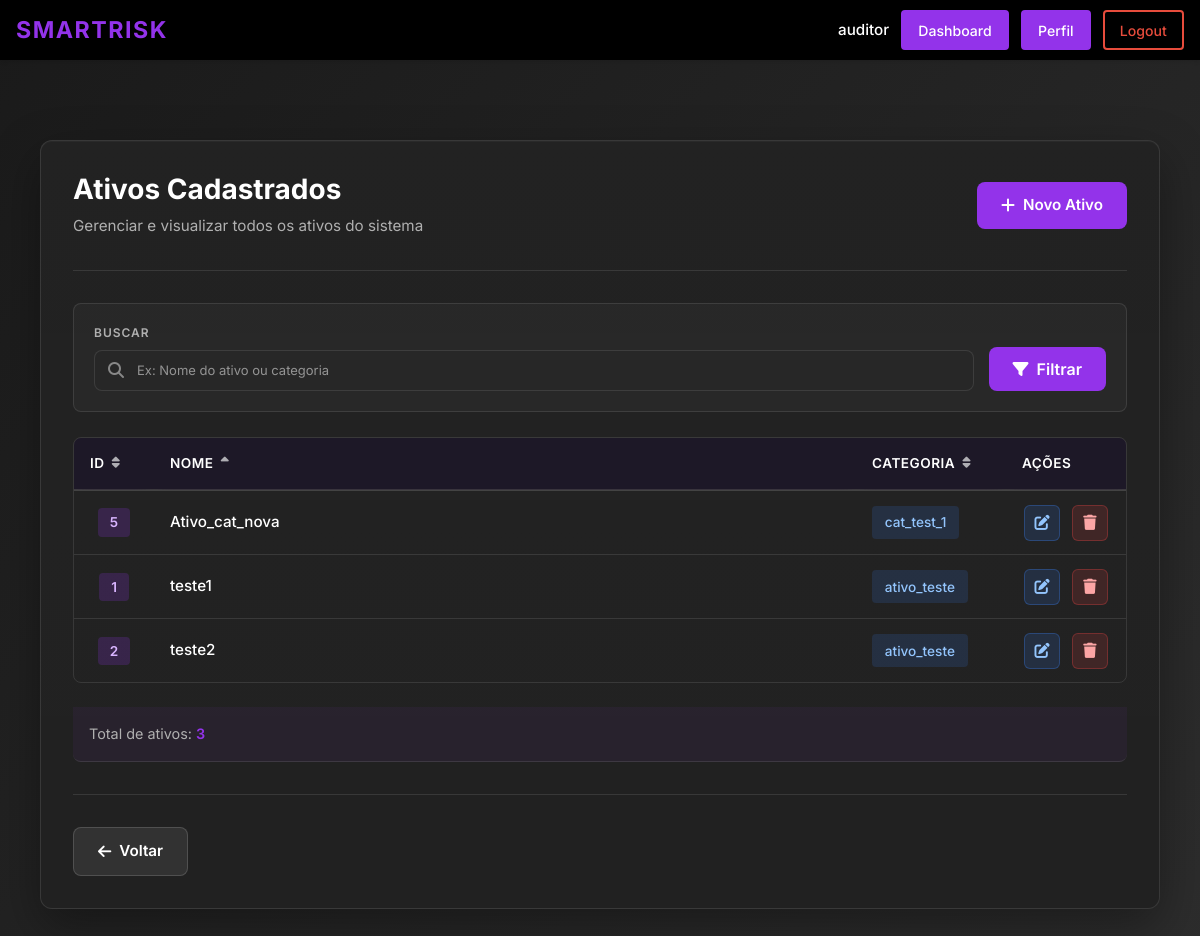
Screenshot of /lista_ativos/ (signed in) with the database file from the repository.
### ismsapp/models.py (models this page shows, shortened)
class Ativo(models.Model):
    """Name/identifier of the asset (e.g., 'Servidor de Banco de Dados Prod-01')."""
    nome = models.CharField(
        max_length=255,
        default="Ativo",
        help_text="Nome único ou identificador do ativo (ex.: 'Servidor de Banco de Dados Prod-01').",
    )
    """Foreign key to the asset category that classifies this asset."""
    categoria = models.ForeignKey(
        CategoriaAtivo,
        on_delete=models.SET_NULL,
        null=True,
        related_name="ativos",
        help_text="Categoria que classifica este ativo.",
    )
    """Numeric score for the Confidentiality dimension, indicating how sensitive the asset's information is. Higher values mean greater damage if data is disclosed without authorization."""
    confidencialidade = models.PositiveSmallIntegerField(
        verbose_name = "Confidencialidade (C)",
        default = 0,
        help_text = (
            "Grau de sensibilidade das informações deste ativo. "
            "Uma pontuação mais alta indica maior prejuízo caso os dados sejam divulgados sem autorização."
        ),
    )
    """Numeric score for the Integrity dimension, indicating how critical it is that the asset's data remains accurate and unaltered. Higher values mean greater harm if data is modified or corrupted."""
    integridade = models.PositiveSmallIntegerField(
        verbose_name = "Integridade (I)",
        default = 0,
        help_text = (
            "Grau de criticalidade do dado deste ativo. "
            "Uma pontuação mais alta indica maior dano se os dados forem modificados ou corrompidos."
        ),
    )
    """Numeric score for the Availability dimension, indicating how important it is that the asset is accessible when needed. Higher values mean more severe impact if the asset becomes unavailable."""
    disponibilidade = models.PositiveSmallIntegerField(
        verbose_name = "Disponibilidade (D)",
        default = 0,
        help_text = (
            "Grau de importância do acesso a este ativo quando necessário. "
            "Uma pontuação mais alta indica impacto mais severo se o ativo se tornar indisponível."
        ),
    )
    """The Privacy dimension score, indicating how much the asset handles personal data subject to privacy regulations. Higher values mean greater exposure to privacy-related obligations and risks."""
    privacidade = models.PositiveSmallIntegerField(
        verbose_name = "Privacidade (P)",
        default = 0,
        help_text = (
            "O grau em que este ativo lida com dados pessoais sujeitos a regulamentações de privacidade. "
            "Uma pontuação mais alta indica maior exposição a obrigações e riscos relacionados à privacidade."
        ),
    )
    """Composite CIDP weight calculated from the four dimension scores previously defined. This value is used in risk scoring to reflect the overall criticality of the asset. Consider overriding the save() method or using a @property to automatically keep this value in sync whenever any of the individual dimension scores are updated."""
    peso_cidp = models.DecimalField(
        max_digits = 5,
        decimal_places = 2,
        default = 0,
        help_text = (
            "Peso composto CIDP calculado a partir das quatro pontuações de dimensão acima. "
        ),
    )
    class Meta:
        verbose_name = "Ativo"
        verbose_name_plural = "Ativos"

class CategoriaAtivo(models.Model):
    class Tipo(models.TextChoices):
        PRIMARIO = "primario", "Primário"
        SUPORTE  = "suporte",  "De Suporte"
    nome = models.CharField(
        max_length=100,
        unique=True,
        help_text="Nome da categoria. Deve ser único no sistema.",
    )
    tipo = models.CharField(
        max_length=10,
        choices=Tipo.choices,
        help_text=(
            "Tipo do ativo: 'Primário' para ativos com valor direto ao negócio "
            "(ex.: informações, serviços); 'De Suporte' para infraestrutura que "
            "sustenta os ativos primários (ex.: hardware, software, pessoas)."
        ),
    )
    class Meta:
        verbose_name        = "Categoria de Ativo"
        verbose_name_plural = "Categorias de Ativos"
        ordering            = ["tipo", "nome"]

### ismsapp/views.py (the view)
# urls.py: path("lista_ativos/", views.ReadAtivoView.as_view(), name="lista_ativos"),
class ReadAtivoView(View):
    template_name = "ismsapp/lista_ativos.html"
    def _check_permission(self, user):
        if not user.is_authenticated:
            return False
        user_profile = getattr(user, 'profile', None)
        if not user_profile:
            return False
        allowed_actors = [
            UserProfile.Actor.SISTEMA_ADMIN,
            UserProfile.Actor.AUDITOR,
            UserProfile.Actor.ANALISTA
        ]
        return user_profile.actor_type in allowed_actors
    @method_decorator(login_required(login_url="login"))
    def get(self, request, *args, **kwargs):
        if not self._check_permission(request.user):
            return redirect('dashboard')
        from .models import Ativo
        from django.db.models import Q
        search_query = request.GET.get('search', '').strip()
        sort = request.GET.get('sort', 'nome')
        direction = request.GET.get('direction', 'asc')
        sort_map = {
            'id': 'id',
            'nome': 'nome',
            'categoria': 'categoria__nome',
        }
        sort_field = sort_map.get(sort, 'nome')
        ordering = sort_field if direction != 'desc' else f'-{sort_field}'
        ativos = Ativo.objects.select_related('categoria').all().order_by(ordering)
        if search_query:
            ativos = ativos.filter(
                Q(nome__icontains=search_query) |
                Q(categoria__nome__icontains=search_query)
            )
        paginator = Paginator(ativos, 20)
        page_number = request.GET.get('page')
        page_obj = paginator.get_page(page_number)
        query_params = {
            'search': search_query,
            'sort': sort,
            'direction': direction,
        }
        query_string = urlencode({key: value for key, value in query_params.items() if value})
        def sort_query(column_name):
            next_direction = 'desc' if sort == column_name and direction != 'desc' else 'asc'
            params = query_params | {'sort': column_name, 'direction': next_direction}
            return urlencode({key: value for key, value in params.items() if value})
        user_profile = getattr(request.user, 'profile', None)
        pode_editar_deletar = user_profile and user_profile.actor_type in [
            UserProfile.Actor.SISTEMA_ADMIN,
            UserProfile.Actor.AUDITOR
        ]
        contexto = {
            'ativos': page_obj,
            'page_obj': page_obj,
            'paginator': paginator,
            'total_ativos': paginator.count,
            'pode_editar_deletar': pode_editar_deletar,
            'search_query': search_query,
            'sort': sort,
            'direction': direction,
            'query_string': query_string,
            'sort_id_query': sort_query('id'),
            'sort_nome_query': sort_query('nome'),
            'sort_categoria_query': sort_query('categoria'),
        }
        return render(request, self.template_name, contexto)

### ismsapp/templates/ismsapp/lista_ativos.html (shortened to what this page needs)
{% extends "ismsapp/base.html" %}
{% load static %}
{% block extra_css %}
    <link href="https://cdn.jsdelivr.net/npm/bootstrap@5.3.0/dist/css/bootstrap.min.css" rel="stylesheet">
    <link href="https://cdnjs.cloudflare.com/ajax/libs/font-awesome/6.4.0/css/all.min.css" rel="stylesheet">
    <link href="{% static 'css/ismsapp/lista_ativos.css' %}" rel="stylesheet">
{% endblock %}
{% block content %}
    <div class="lista-container">
        <div class="lista-card">
            <div class="lista-header">
                <div class="header-content">
                    <h1>Ativos Cadastrados</h1>
                    <p class="subtitle">Gerenciar e visualizar todos os ativos do sistema</p>
                </div>
                {% if pode_editar_deletar %}
                <a href="{% url 'cadastro_ativo' %}" class="btn-add-asset">
                    <i class="fas fa-plus"></i> Novo Ativo
                </a>
                {% endif %}
            </div>
            <div class="filter-section">
                <form method="get" class="filter-form">
                    <div class="filter-group filter-search-group">
                        <label for="search">Buscar</label>
                        <div class="search-input-wrapper">
                            <input type="text" id="search" name="search" value="{{ search_query }}" placeholder="Ex: Nome do ativo ou categoria" autocomplete="off">
                        </div>
                    </div>
                    <button type="submit" class="filter-button">
                        <i class="fas fa-filter"></i> Filtrar
                    </button>
                </form>
            </div>
            {% if ativos %}
                <div class="assets-table-wrapper">
                    <table class="assets-table">
                        <thead>
                            <tr>
                                <th scope="col" class="sortable-column">
                                    <a href="?{{ sort_id_query }}" class="sort-link">
                                        ID
                                        <i class="fas {% if sort == 'id' and direction == 'asc' %}fa-sort-up{% elif sort == 'id' and direction == 'desc' %}fa-sort-down{% else %}fa-sort{% endif %}"></i>
                                    </a>
                                </th>
                                <th scope="col" class="sortable-column">
                                    <a href="?{{ sort_nome_query }}" class="sort-link">
                                        Nome
                                        <i class="fas {% if sort == 'nome' and direction == 'asc' %}fa-sort-up{% elif sort == 'nome' and direction == 'desc' %}fa-sort-down{% else %}fa-sort{% endif %}"></i>
                                    </a>
                                </th>
                                <th scope="col" class="sortable-column">
                                    <a href="?{{ sort_categoria_query }}" class="sort-link">
                                        Categoria
                                        <i class="fas {% if sort == 'categoria' and direction == 'asc' %}fa-sort-up{% elif sort == 'categoria' and direction == 'desc' %}fa-sort-down{% else %}fa-sort{% endif %}"></i>
                                    </a>
                                </th>
                                <th scope="col">Ações</th>
                            </tr>
                        </thead>
                        <tbody>
                            {% for ativo in ativos %}
                                <tr>
                                    <td class="asset-id-cell">
                                        <span class="id-badge">{{ ativo.id }}</span>
                                    </td>
                                    <td class="asset-name-cell">
                                        {{ ativo.nome }}
                                    </td>
                                    <td class="asset-category-cell">
                                        {% if ativo.categoria %}
                                            <span class="category-badge">{{ ativo.categoria.nome }}</span>
                                        {% else %}
                                            <span class="category-badge empty">Sem categoria</span>
                                        {% endif %}
                                    </td>
                                    <td class="asset-actions-cell">
                                        <div class="action-buttons">
                                            <a href="{% url 'editar_ativo' ativo.id %}" class="action-btn view-btn" title="Editar">
                                                <i class="fas fa-edit"></i>
                                            </a>
                                            {% if pode_editar_deletar %}
                                                <button type="button" class="action-btn delete-btn js-delete-trigger" title="Deletar" data-delete-url="{% url 'deletar_ativo' ativo.id %}" data-delete-name="{{ ativo.nome }}">
                                                    <i class="fas fa-trash"></i>
                                                </button>
                                            {% endif %}
                                        </div>
                                    </td>
                                </tr>
                            {% endfor %}
                        </tbody>
                    </table>
                </div>
                <div class="table-info">
                    <p>Total de ativos: <strong>{{ total_ativos }}</strong></p>
                </div>
            {% endif %}
            <div class="lista-footer">
                <a href="{% url 'dashboard' %}" class="btn btn-cancel">
                    <i class="fas fa-arrow-left"></i> Voltar
                </a>
            </div>
        </div>
    </div>
{% endblock %}

### ismsapp/templates/ismsapp/base.html (shortened to what this page needs)
{% load static %}
<!DOCTYPE html>
<html lang="en">
<head>
    <link rel="stylesheet" href="{% static 'css/ismsapp/header.css' %}">
    {% block extra_css %}{% endblock %}
</head>
<body class="{% block body_class %}{% endblock %}">
    <header class="isms-header" role="banner">
        <div class="header-container">
            <a href="{% url 'home' %}" class="header-logo" aria-label="SmartRisk home">
                <span class="logo-text">SmartRisk</span>
            </a>
            <nav id="site-navigation" class="header-nav" role="navigation" aria-label="Main Navigation">
                {% if user.is_authenticated %}
                    <div class="nav-user">
                        <span class="username">{{ user.username }}</span>
                        <a href="{% url 'dashboard' %}" class="nav-button dashboard-button {% if request.resolver_match.url_name == 'dashboard' %}active{% endif %}" aria-label="Dashboard">
                            Dashboard
                        </a>
                        <a href="{% url 'profile' %}" class="nav-button profile-button {% if request.resolver_match.url_name == 'profile' %}active{% endif %}" aria-label="Profile">
                            Perfil
                        </a>
                        <form action="{% url 'logout' %}" method="post" style="display:inline;">
                            <button type="submit" class="nav-button logout-button" aria-label="Logout">Logout</button>
                        </form>
                    </div>
                {% endif %}
            </nav>
        </div>
    </header>
    <main id="main-content" class="main-content">
        <div class="content-container">
            {% block content %}{% endblock %}
        </div>
    </main>
</body>
</html>

### ismsapp/static/css/ismsapp/header.css (style rules this page uses)
.isms-header { background-color: #000000; color: white; padding: 0.65rem 0; box-shadow: 0 2px 4px rgba(0, 0, 0, 0.1); position: sticky; top: 0; z-index: 100; }
.header-container { max-width: 1200px; margin: 0 auto; padding: 0 1rem; display: flex; justify-content: space-between; align-items: center; }
.header-logo { text-decoration: none; color: white; display: flex; align-items: center; gap: 0.5rem; }
.logo-text { font-size: 1.45rem; font-weight: 700; letter-spacing: 1.5px; color: #9333ea; text-transform: uppercase; transition: color 0.3s ease; }
.header-nav { display: flex; align-items: center; gap: 0.75rem; }
.nav-user, .nav-auth { display: flex; align-items: center; gap: 0.75rem; }
.username { font-size: 0.95rem; color: #ffffff; font-weight: 500; padding: 0; background-color: transparent; }
.nav-button { padding: 0.45rem 0.95rem; border-radius: 4px; text-decoration: none; font-size: 0.88rem; font-weight: 500; transition: all 0.3s ease; cursor: pointer; border: none; display: inline-block; }
.profile-button { background-color: #9333ea; color: white; border: 2px solid #9333ea; }
.dashboard-button { background-color: #9333ea; color: white; border: 2px solid #9333ea; }
.logout-button { background-color: transparent; color: #e74c3c; border: 2px solid #e74c3c; }
.main-content { max-width: 1200px; margin: 2rem auto; padding: 0 1.5rem; }

### rows the page displays
Ativo: id "5", nome "Ativo_cat_nova", categoria.nome "cat_test_1"
Ativo: id "1", nome "teste1", categoria.nome "ativo_teste"
Ativo: id "2", nome "teste2", categoria.nome "ativo_teste"

### other values shown
{{ user.username }} "auditor"
{{ total_ativos }} "3"
